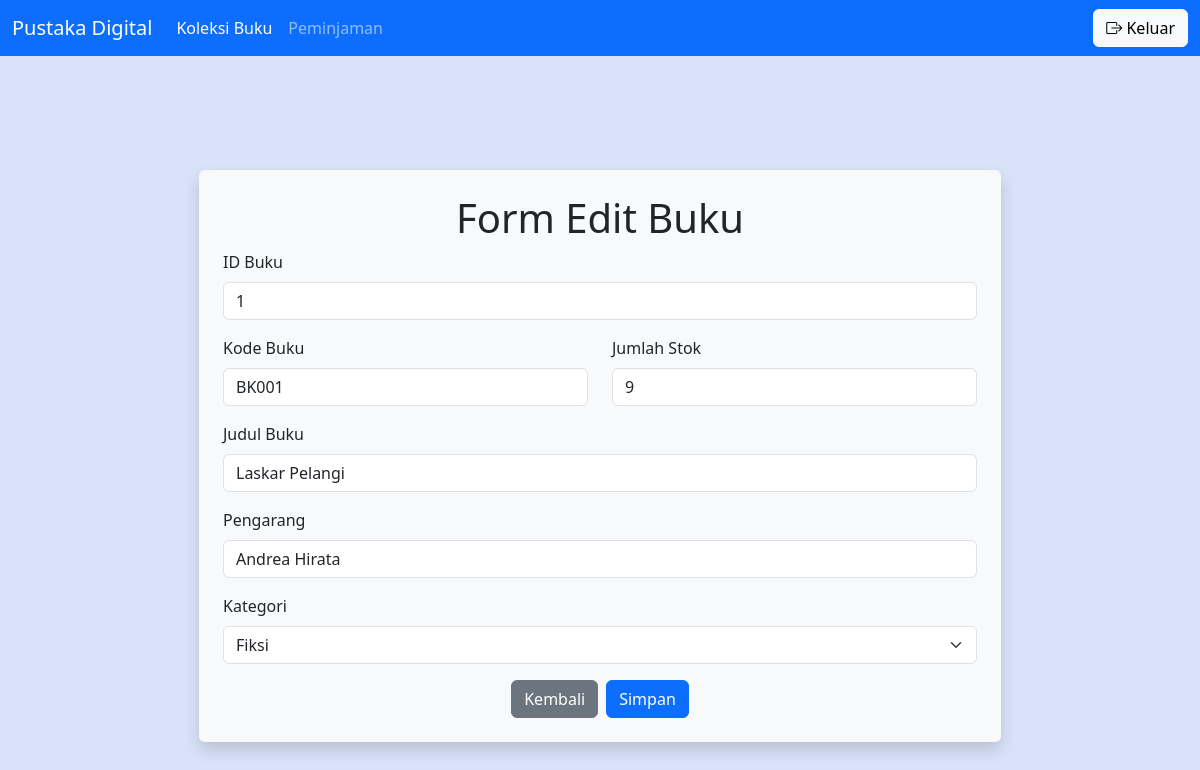
The app's page /edit_koleksi_buku.php?id_buku=1 (signed in) with its own data.
### tables this page shows
CREATE TABLE `koleksi_buku` (
  `id_buku` int(3) NOT NULL,
  `kode_buku` varchar(5) NOT NULL,
  `judul` varchar(50) NOT NULL,
  `pengarang` varchar(50) NOT NULL,
  `kategori` varchar(50) NOT NULL,
  `stok` int(3) NOT NULL,
  `status` varchar(10) NOT NULL
);

### edit_koleksi_buku.php (the view, shortened to what this page needs)
<?php
    include 'koneksi.php';
    $idBuku = $_GET['id_buku'];
    $query = mysqli_query($koneksi, "SELECT * FROM koleksi_buku WHERE id_buku=$idBuku");
    $data = mysqli_fetch_array($query);
 ?>
<!DOCTYPE html>
<html lang="en">
<head>
    <link href="https://cdn.jsdelivr.net/npm/bootstrap@5.3.8/dist/css/bootstrap.min.css" rel="stylesheet">
    <link rel="stylesheet" href="https://cdn.jsdelivr.net/npm/bootstrap-icons@1.13.1/font/bootstrap-icons.min.css">
</head>
<body style="background-color: #d9e2f9;">
    <header>
        <nav class="navbar navbar-expand-lg bg-primary navbar-dark">
            <div class="container-fluid">
                <a class="navbar-brand" href="#">Pustaka Digital</a>
                <div class="collapse navbar-collapse" id="navbarNavAltMarkup">
                    <div class="navbar-nav">
                        <a class="nav-link active" aria-current="page" href="koleksi_buku.php">Koleksi Buku</a>
                        <a class="nav-link" href="peminjaman.php">Peminjaman</a>
                    </div>
                </div>
                <div class="justify-content-md-end">
                    <button type="button" class="btn btn-light" data-bs-toggle="modal" data-bs-target="#logoutModal"><i class="bi bi-box-arrow-right"></i> Keluar</button>
                </div>
            </div>
        </nav>
    </header>
    <main>
        <div class="container-fluid vh-100 d-flex justify-content-center align-items-center" style="width: 800px;">
            <form action="proses_edit_koleksi_buku.php" method="POST" class="shadow p-4 bg-body-tertiary rounded">
                <h1 class="text-center">Form Edit Buku</h1>
                <div class="mb-3">
                    <label class="form-label">ID Buku</label>
                    <input type="text" class="form-control" readonly value="<?= $data['id_buku']; ?>" name="id_buku">
                </div>
                <div class="mb-3 d-flex">
                    <div class="me-3">
                        <label class="form-label">Kode Buku</label>
                        <input type="text" class="form-control" style="width: 365px;" value="<?= $data['kode_buku']; ?>" name="kode_buku">
                    </div>
                    <div class="ms-2">
                        <label class="form-label">Jumlah Stok</label>
                        <input type="number" class="form-control" style="width: 365px;" value="<?= $data['stok']; ?>" name="stok_buku">
                    </div>
                </div>
                <div class="mb-3">
                    <label class="form-label">Judul Buku</label>
                    <input type="text" class="form-control" value="<?= $data['judul'];?>" name="judul">
                </div>
                <div class="mb-3">
                    <label class="form-label">Pengarang</label>
                    <input type="text" class="form-control" value="<?= $data['pengarang']; ?>" name="pengarang">
                </div>
                <div class="mb-3">
                    <label class="form-label">Kategori</label>
                    <select name="kategori" id="" class="form-select">
                        <option value="<?= $data['kategori']; ?>"><?= $data['kategori']; ?></option>
                    </select>
                </div>
                <div class="d-flex justify-content-center align-items-center">
                    <a href="koleksi_buku.php" class="btn btn-secondary me-2">Kembali</a>
                    <button type="submit" class="btn btn-primary">Simpan</button>
                </div>
            </form>
        </div>
    </main>
</body>
</html>

### records on screen
koleksi_buku: id_buku "1", kode_buku "BK001", stok_buku "9", judul "Laskar Pelangi", pengarang "Andrea Hirata", kategori "Fiksi"
